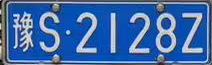
#> input picture demo90_图像识别/demo01_open_cv/data/chepai.jpg, 212 x 65 px
$ python 'demo04_pytesseract库识别.py'
#> lines starting #> are read from the running program, lines starting #| are printed output that depends on the picture; after the words box and inside, x2 and y2 are one past the last pixel; in counts of white or black regions, pixels touching at a corner belong together
import os
import cv2
import pytesseract

# 设置Tesseract的路径（根据实际情况修改）
pytesseract.pytesseract.tesseract_cmd = r'D:\develop\python\Tesseract-OCR\tesseract.exe'

# 设置TESSDATA_PREFIX环境变量（根据实际情况修改）
os.environ['TESSDATA_PREFIX'] = r'D:\develop\python\Tesseract-OCR\tessdata'

# 读取图像
image = cv2.imread('./data/chepai.jpg')
#> image is the input picture: shape (65, 212, 3); mean B, G, R 167.1, 105.6, 63

# 图像预处理
# 1. 灰度化
gray = cv2.cvtColor(image, cv2.COLOR_BGR2GRAY)
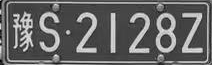
#> gray: shape (65, 212); min 0, max 243, mean 99.9

# 2. 降噪（可选）
blurred = cv2.GaussianBlur(gray, (5, 5), 0)
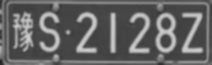
#> blurred: shape (65, 212); min 31, max 206, mean 99.6

# 3. 二值化
_, thresh = cv2.threshold(blurred, 0, 255, cv2.THRESH_BINARY + cv2.THRESH_OTSU)
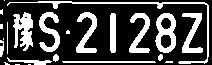
#> thresh: shape (65, 212); 28.3% white; 23 white regions (9 under 20 px), largest, box (x1, y1, x2, y2) and area: (7, 1, 209, 64) 608, (13, 12, 33, 51) 489, (155, 13, 176, 53) 487

# 使用pytesseract进行文字识别，同时指定中文和英文
#> (the run stopped early here; a loop or call above may not have finished)
